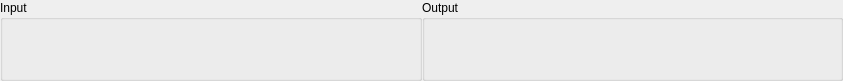
<?xml version="1.0" encoding="UTF-8"?>
<ui version="4.0">
 <class>Form</class>
 <widget class="QWidget" name="Form">
  <property name="geometry">
   <rect>
    <x>0</x>
    <y>0</y>
    <width>843</width>
    <height>81</height>
   </rect>
  </property>
  <property name="windowTitle">
   <string>Form</string>
  </property>
  <layout class="QHBoxLayout" name="horizontalLayout">
   <property name="spacing">
    <number>0</number>
   </property>
   <property name="margin">
    <number>0</number>
   </property>
   <item>
    <widget class="QGroupBox" name="input_group">
     <property name="title">
      <string>Input</string>
     </property>
     <layout class="QHBoxLayout" name="horizontalLayout_3">
      <property name="leftMargin">
       <number>0</number>
      </property>
      <property name="topMargin">
       <number>9</number>
      </property>
      <property name="rightMargin">
       <number>0</number>
      </property>
      <property name="bottomMargin">
       <number>0</number>
      </property>
     </layout>
    </widget>
   </item>
   <item>
    <widget class="QGroupBox" name="output_group">
     <property name="title">
      <string>Output</string>
     </property>
     <layout class="QHBoxLayout" name="horizontalLayout_2">
      <property name="leftMargin">
       <number>0</number>
      </property>
      <property name="topMargin">
       <number>9</number>
      </property>
      <property name="rightMargin">
       <number>0</number>
      </property>
      <property name="bottomMargin">
       <number>0</number>
      </property>
     </layout>
    </widget>
   </item>
  </layout>
 </widget>
 <resources/>
 <connections/>
</ui>
